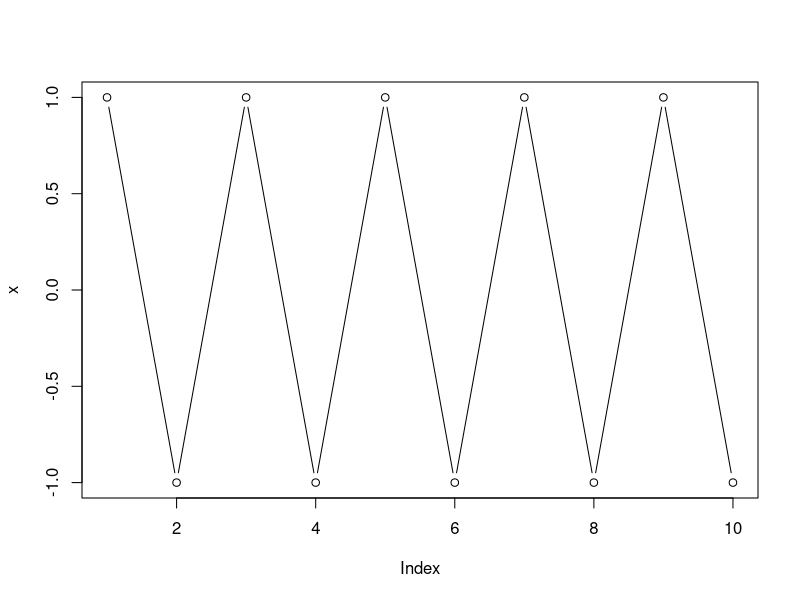
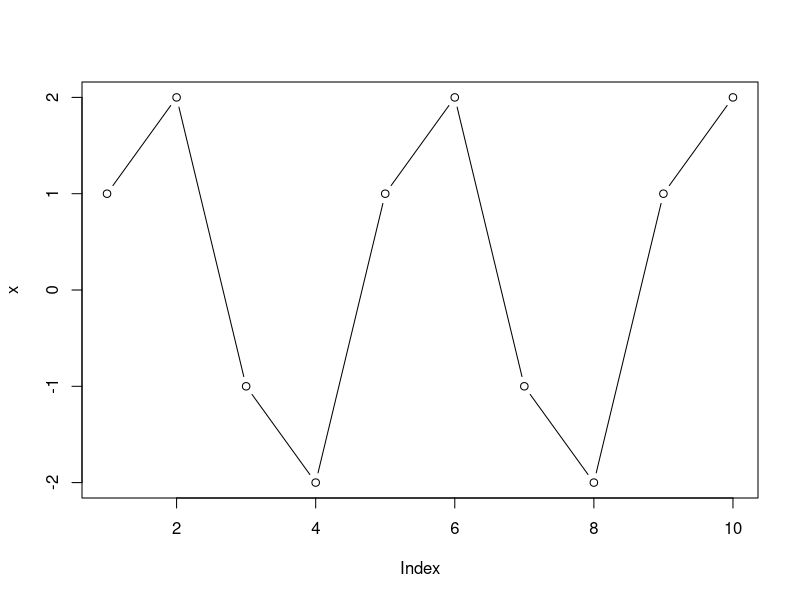
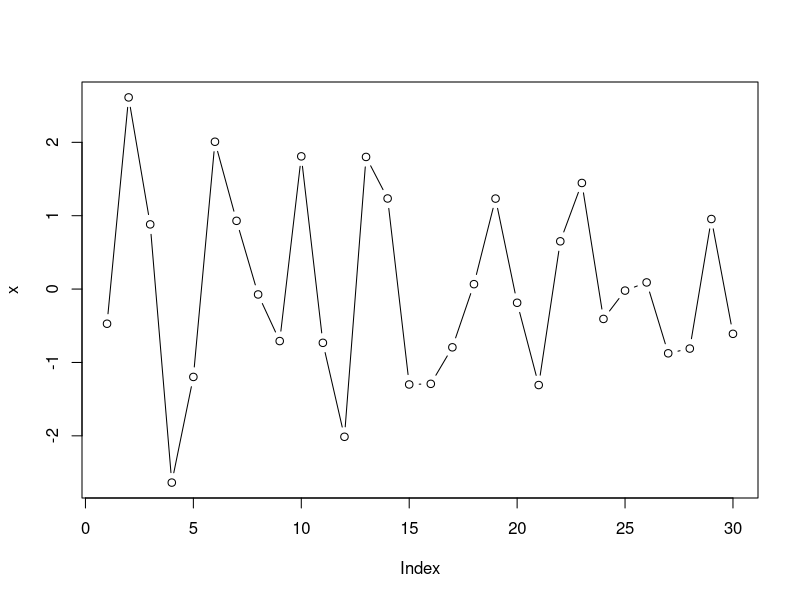

These figures' R source, in order:
rm(list = ls())
x1 = 1
n = 10
a = -1
x = rep(0, n)
x[1] = x1
for (i in 2:n)
{
  x[i] = x[i-1] * a
}
print (x)
plot(x, type = 'b')

# sinusoid
rm(list = ls())
n = 10
x = c(1,2)
for (i in 3:n)
{
  x[i] = -x[i-2] 
}
print(x)
plot(x, type = 'b')



# AR2:
# general
rm(list = ls())
n = 30
# starting conditions
x1 = 1
x2 = 2
mySd = 0.8
myNoise = rnorm(n=n, sd = mySd)
x = c(x1, x2) + myNoise[1:2]
# coefficients
a1 = 0
a2 = -0.8
for (i in 3:n)
{
  deterministicRecursivePart = a1 * x[i-1] + a2 * x[i-2] 
  innovation = myNoise[i]
  x[i] = deterministicRecursivePart + innovation
}
print(x)
plot(x, type = 'b')

# https://www.r-bloggers.com/2010/05/dynamic-modeling-1-linear-difference-equations/


